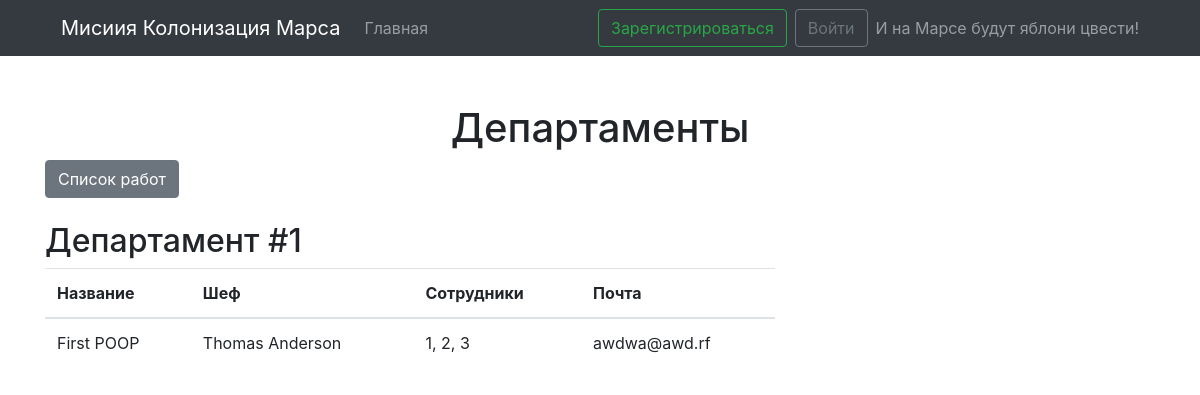
/departments, run on an earlier commit of the app's database.
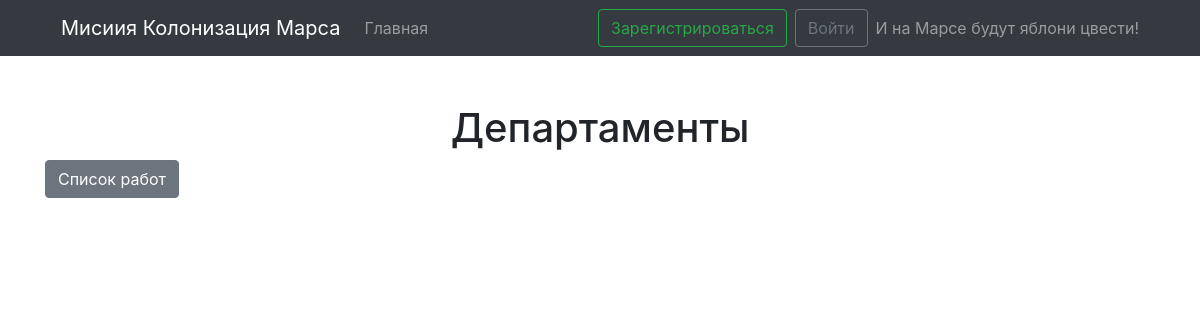
And on a later commit of the database.
### data/Department.py (models this page shows)
class Department(SqlAlchemyBase):
    __tablename__ = 'departments'
    id = sqlalchemy.Column(
        sqlalchemy.Integer,
        primary_key=True,
        autoincrement=True
    )
    title = sqlalchemy.Column(sqlalchemy.String, nullable=True)
    members = sqlalchemy.Column(sqlalchemy.String, nullable=True)
    chief_id = sqlalchemy.Column(
        sqlalchemy.Integer,
        sqlalchemy.ForeignKey('users.id')
    )
    email = sqlalchemy.Column(
        sqlalchemy.String,
        index=True,
        unique=True,
        nullable=True
    )
    chief = orm.relation('User')

### data/User.py (models this page shows, shortened)
class User(SqlAlchemyBase, UserMixin):
    __tablename__ = 'users'
    id = sqlalchemy.Column(
        sqlalchemy.Integer,
        primary_key=True,
        autoincrement=True
    )
    surname = sqlalchemy.Column(sqlalchemy.String, nullable=True)
    name = sqlalchemy.Column(sqlalchemy.String, nullable=True)
    age = sqlalchemy.Column(sqlalchemy.Integer, nullable=True)
    position = sqlalchemy.Column(sqlalchemy.String, nullable=True)
    speciality = sqlalchemy.Column(sqlalchemy.String, nullable=True)
    address = sqlalchemy.Column(sqlalchemy.String, nullable=True)
    email = sqlalchemy.Column(
        sqlalchemy.String,
        index=True,
        unique=True,
        nullable=True
    )
    hashed_password = sqlalchemy.Column(sqlalchemy.String, nullable=True)
    modified_date = sqlalchemy.Column(
        sqlalchemy.DateTime,
        default=datetime.datetime.now
    )
    jobs = orm.relation('Jobs', back_populates='leader')
    departments = orm.relation('Department', back_populates='chief')

### main.py (the view)
@app.route('/departments')
def departments_list():
    session = db_session.create_session()
    departments = session.query(Department)
    return render_template('departments.html', departments=departments)

### db/db_session.py (called while the page is built)
def create_session() -> Session:
    global __factory
    return __factory()

### templates/departments.html (shortened to what this page needs)
{% extends "base.html" %}
{% block content %}
<div class="container">
    <h1 class="text-center">Департаменты</h1>
    <a href="/jobs" class="btn btn-secondary mb-4">Список работ</a>
    <div class="row">
        {% for item in departments %}
        <div class="col-8 col-offset-2 mb-5">
            <h2>Департамент  #{{ item.id }}</h2>
            <table class="table">
                <thead>
                    <tr>
                        <th scope="col">Название</th>
                        <th scope="col">Шеф</th>
                        <th scope="col">Сотрудники</th>
                        <th scope="col">Почта</th>
                    </tr>
                </thead>
                <tbody>
                    <tr>
                        <td>{{ item.title }}</td>
                        <td>{{ item.chief.name }} {{ item.chief.surname }}</td>
                        <td>{{ item.members }}</td>
                        <td>{{ item.email }}</td>
                    </tr>
                </tbody>
            </table>
        </div>
        {% endfor %}
    </div>
</div>
{% endblock %}

What changed in the data, as far as the page shows it:
removed Department: id "1", title "First POOP", chief.name "Thomas", chief.surname "Anderson", members "1, 2, 3", email "awdwa@awd.rf"
